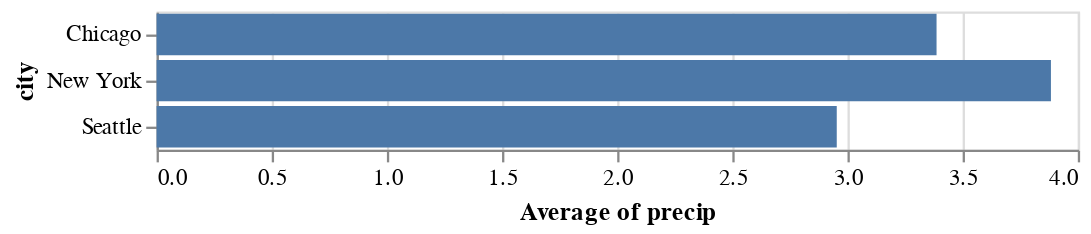

Write notebook code for a chart like this one.
### Markdown cell above
## Changing the Mark Type

Let's say we want to represent our aggregated values using rectangular bars rather than circular points. We can do this by replacing `Chart.mark_point` with `Chart.mark_bar`:

### Code cell
alt.Chart(df).mark_bar().encode(
    x='average(precip)',
    y='city'
)

### Figure 1 — Vega-Lite specification as saved in the notebook (floating-point values rounded to 4 significant figures)
{"config": {"view": {"continuousWidth": 400, "continuousHeight": 300}}, "data": {"name": "data-fdfbb22e8e0e89f6556d8a3b434b0c97"}, "mark": "bar", "encoding": {"x": {"aggregate": "average", "field": "precip", "type": "quantitative"}, "y": {"field": "city", "type": "nominal"}}, "$schema": "https://vega.github.io/schema/vega-lite/v4.17.0.json", "datasets": {"data-fdfbb22e8e0e89f6556d8a3b434b0c97": [{"city": "Seattle", "month": "Apr", "precip": 2.68}, {"city": "Seattle", "month": "Aug", "precip": 0.87}, {"city": "Seattle", "month": "Dec", "precip": 5.31}, {"city": "New York", "month": "Apr", "precip": 3.94}, {"city": "New York", "month": "Aug", "precip": 4.13}, {"city": "New York", "month": "Dec", "precip": 3.58}, {"city": "Chicago", "month": "Apr", "precip": 3.62}, {"city": "Chicago", "month": "Aug", "precip": 3.98}, {"city": "Chicago", "month": "Dec", "precip": 2.56}]}}
